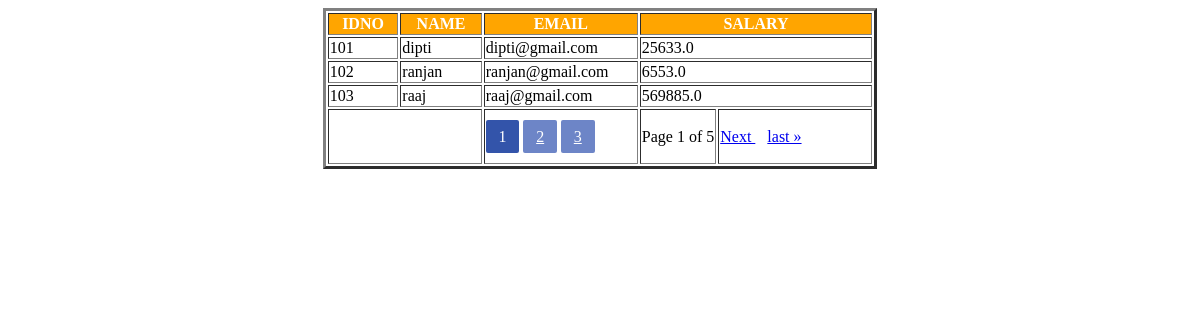
The app's page /index/ with its own data.
### app_page/models.py (models this page shows)
class PaginationModel(models.Model):
    idno=models.IntegerField(primary_key=True)
    name=models.CharField(max_length=30)
    email=models.EmailField(max_length=30,unique=True)
    salary=models.FloatField()

### app_page/views.py (the view)
# urls.py: path('index/',views.showPagination,name='main')
def showPagination(request):
    page_no = request.GET.get("page_no")
    qs=PaginationModel.objects.all()
    per_page=Paginator(qs,3,1) #(object_list, per_page, orphans=0)
    if page_no:
       pge= per_page.page(page_no)
    else:
        pge=per_page.page(1)
    return render(request,"index.html",{"page":pge})

### templates/index.html (shortened to what this page needs)
<table align="center" border="3">
    <tr style="background-color: orange;color: white;" >
        <th>IDNO</th>
        <th>NAME</th>
        <th>EMAIL</th>
        <th colspan="2">SALARY</th>
    </tr>
    {% for x in page %}
    <tr>
        <td>{{ x.idno }}</td>
        <td>{{ x.name }}</td>
        <td>{{ x.email }}</td>
        <td colspan="2">{{ x.salary }}</td>
    </tr>
    {% endfor %}
    <tr>
        <td colspan="2" width="150">
        </td>
        <td width="150" height="55">
              {% for x in page.paginator.page_range %}
            {% if page.number == x%}
            <span class="pagination-number pagination-current">{{ x }}</span>
            {% elif x > page.number|add:'-3' and x < page.number|add:'3' %}
            <a class="pagination-number" href="?page_no={{ x }}">{{ x }}</a>
            {% endif %}
          {% endfor %}
        </td>
        <td>
            Page {{ page.number }} of {{ page.paginator.num_pages }}
        </td>
        <td width="150">
          {% if page.has_next %}
            <a href="/index/?page_no={{ page.next_page_number }}">
                Next
            </a>&nbsp;&nbsp;
             <a href="/index/?page_no={{ page.paginator.num_pages }}">last &raquo;</a>
           {% endif %}
        </td>
    </tr>
</table>

### templates/index.html (style rules this page uses)
.pagination-number { padding: 0.5em 0.8em; border-radius: 2px; color: #fff; background-color: #6D85C7; }
.pagination-number:hover, .pagination-current { background-color: #3354AA; }

### records on screen
PaginationModel: idno "101", name "dipti", email "dipti@gmail.com", salary "25633.0"
PaginationModel: idno "102", name "ranjan", email "ranjan@gmail.com", salary "6553.0"
PaginationModel: idno "103", name "raaj", email "raaj@gmail.com", salary "569885.0"

### other values on screen
{{ x }} "1"
{{ x }} "2" "3"
{{ page.number }} "1"
{{ page.paginator.num_pages }} "5"
